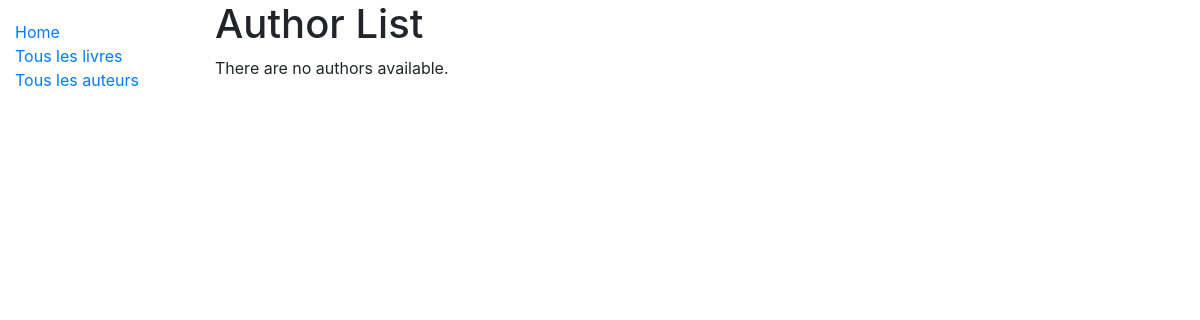
The app's page /catalog/authors/, older data.
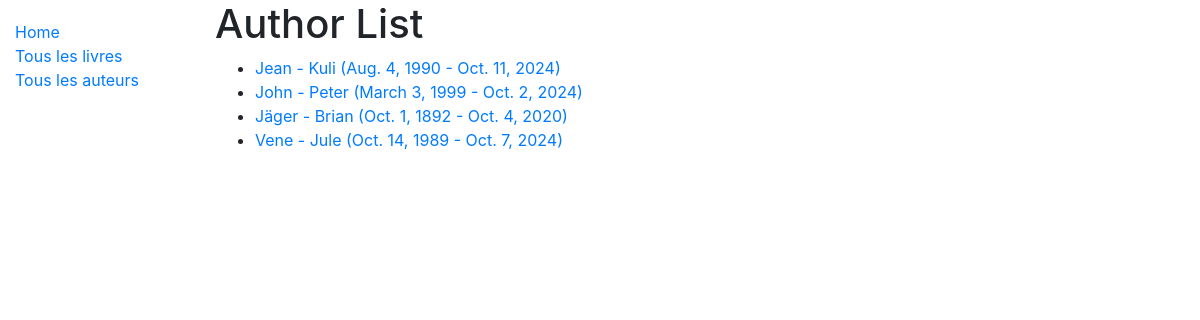
The same page, newer data.
### catalog/models.py (models this page shows)
class Author(models.Model):
    first_name = models.CharField(max_length=100)
    last_name = models.CharField(max_length=100)
    date_of_birth = models.DateField(blank=True, null=True)
    date_of_death = models.DateField('Died', blank=True, null=True)
    class Meta:
        ordering = ['last_name', 'first_name']
    def __str__(self):
        return f"{self.last_name} - {self.first_name}"
    def get_absolute_url(self):
        return reverse('author-detail', args=[str(self.id)])

### catalog/views.py (the view)
# urls.py: path('authors/', views.AuthorListView.as_view(), name='authors'),
class AuthorListView(generic.ListView):
    model = Author
    context_object_name = 'authors'

### catalog/templates/catalog/author_list.html
{% extends "base_generic.html" %}
{% block content %}
<h1>Author List</h1>
{% if authors %}
  <ul>
  {% for author in authors %}
    <li>
      <a href="{{ author.get_absolute_url }}">
      {{ author }} ({{author.date_of_birth}} - {% if author.date_of_death %}{{author.date_of_death}}{% endif %})
      </a>
    </li>
  {% endfor %}
 </ul>
{% else %}
  <p>There are no authors available.</p>
{% endif %}
{% endblock %}

### catalog/templates/base_generic.html (shortened to what this page needs)
<!doctype html>
<html lang="en">
  <head>
    <link
      rel="stylesheet"
      href="https://stackpath.bootstrapcdn.com/bootstrap/4.1.3/css/bootstrap.min.css"
 />
    {% load static %}
    <link rel="stylesheet" href="{% static 'css/styles.css' %}" />
  </head>
  <body>
    <div class="container-fluid">
      <div class="row">
        <div class="col-sm-2">
          {% block sidebar %}
          <ul class="sidebar-nav">
            <li><a href="{% url 'index' %}">Home</a></li>
            <li><a href="{% url 'books' %}">Tous les livres</a></li>
            <li><a href="{% url 'authors' %}">Tous les auteurs</a></li>
          </ul>
          {% endblock %}
        </div>
        <div class="col-sm-10">
          {% block content %} {% endblock %}
        </div>
      </div>
    </div>
  </body>
</html>

Row changes from the older to the newer data that the page shows:
added Author: last_name+first_name "Jean - Kuli", date_of_birth "Aug. 4, 1990", date_of_death "Oct. 11, 2024"
added Author: last_name+first_name "John - Peter", date_of_birth "March 3, 1999", date_of_death "Oct. 2, 2024"
added Author: last_name+first_name "Jäger - Brian", date_of_birth "Oct. 1, 1892", date_of_death "Oct. 4, 2020"
added Author: last_name+first_name "Vene - Jule", date_of_birth "Oct. 14, 1989", date_of_death "Oct. 7, 2024"
Text that changed along with them:
text no longer shown: "There are no authors available."
